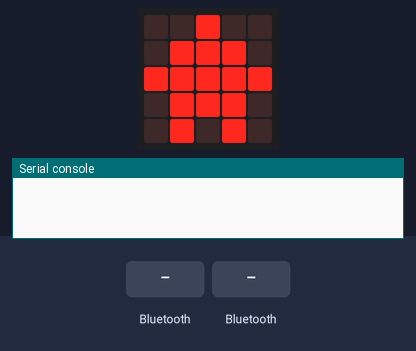
This program was run on a simulated BBC micro:bit (MakeCode). Shown: the board's 5×5 LED display, the last lines printed to the serial console. The test bench sets the inputs (shaded band).

Above: at 1.8 s.
1.9 s: a phone connects over Bluetooth
At 2.4 s:
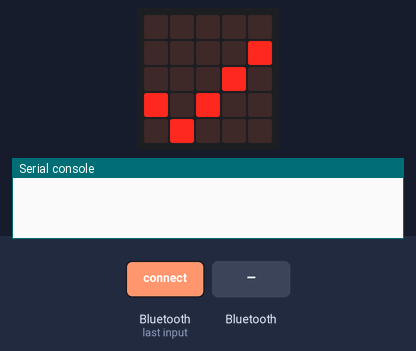
3.4 s: "1" arrives over Bluetooth UART
At 4.6 s:
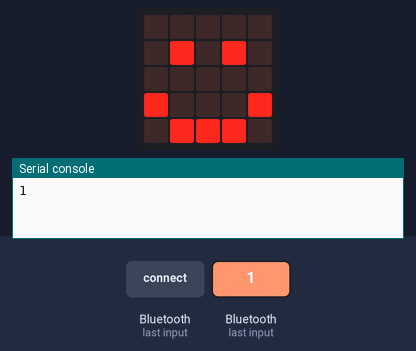
4.9 s: a phone disconnects over Bluetooth
At 5.9 s:
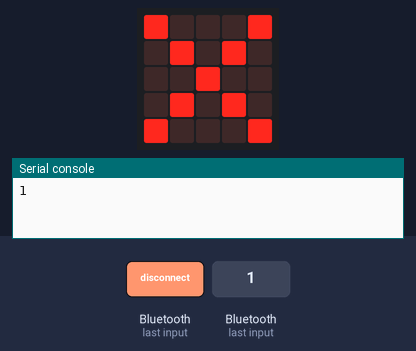
Timing chart, 0 to 7.9 s (numbered marks = the images above; inputs shaded):
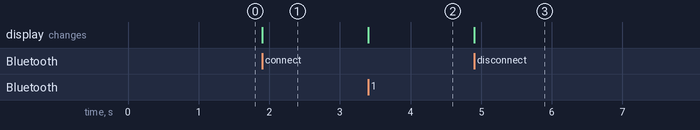

Measured:
- after the input at 1.9 s, the display: changes at once (image 1)
- after the input at 3.4 s, the display: changes at once (image 2)
- after the input at 4.9 s, the display: changes at once (image 3)

The program:

main.ts
```typescript
bluetooth.onBluetoothConnected(function () {
    basic.showIcon(IconNames.Yes)
    flag += 1
    while (flag == 1) {
        blue = bluetooth.uartReadUntil(serial.delimiters(Delimiters.Hash))
        serial.writeString("" + (blue))
        serial.writeLine("")
        if (blue == "a") {
            pins.digitalWritePin(DigitalPin.P16, 1)
        } else if (blue == "b") {
            pins.digitalWritePin(DigitalPin.P16, 0)
        }
        if (blue == "c") {
            pins.servoWritePin(AnalogPin.P8, 0)
        } else if (blue == "d") {
            pins.servoWritePin(AnalogPin.P8, 180)
        }
        if (blue == "e") {
            pins.servoWritePin(AnalogPin.P9, 0)
        } else if (blue == "f") {
            pins.servoWritePin(AnalogPin.P9, 100)
        }
        if (blue == "g") {
            pins.analogWritePin(AnalogPin.P12, 500)
            pins.analogWritePin(AnalogPin.P13, 1023)
        } else if (blue == "h") {
            pins.analogWritePin(AnalogPin.P12, 0)
            pins.analogWritePin(AnalogPin.P13, 0)
        }
        if (blue == "1") {
            basic.showIcon(IconNames.Happy)
        } else if (blue == "2") {
            basic.showIcon(IconNames.Sad)
        } else if (blue == "3") {
            basic.showIcon(IconNames.Asleep)
        } else if (blue == "4") {
            basic.showIcon(IconNames.Heart)
        } else if (blue == "5") {
            basic.showIcon(IconNames.Duck)
        } else if (blue == "6") {
            basic.showArrow(ArrowNames.North)
        } else if (blue == "0") {
            basic.showIcon(IconNames.House)
        }
    }
})
bluetooth.onBluetoothDisconnected(function () {
    basic.showIcon(IconNames.No)
})
let blue = ""
let flag = 0
serial.redirectToUSB()
basic.showIcon(IconNames.House)
```

test.ts
```typescript
// 在這裡測試；當此封包作為擴充功能時，將不會編譯此內容。
```
